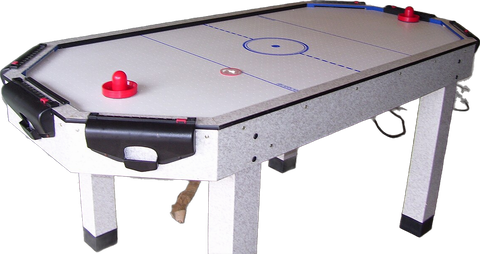
#> input picture images/air-hockey.webp, 480 x 254 px
$ python -i fetch_images.py   (imports and definitions only)
#> lines starting #> are read from the running program, lines starting #| are printed output that depends on the picture; after the words box and inside, x2 and y2 are one past the last pixel; in counts of white or black regions, pixels touching at a corner belong together
#> further down, picture is the input picture: PIL image 480x254 RGBA; mean R, G, B, A 108.4, 103.5, 108.7, 149.5
#!/usr/bin/env python3
"""Fetch a cut-out picture for every item in data/items.js that lacks one.

For each item with a "wiki" article and no image file yet, this takes the
article's lead photo from Wikimedia Commons, removes the background with
rembg, crops it to the subject and saves it as a lossless WebP at the item's
"image" path, plus a thumbnail. The photographer and licence go into
images/credits.json, since most Commons licences require a credit.

Run with uv, which fetches the dependencies:
  uv run --python 3.12 --with rembg --with onnxruntime --with pillow --with requests --with scipy tools/fetch_images.py
Pass item ids to redo just those, e.g. `... fetch_images.py sheep cat`.
To use a different photo, set "wiki" to another article, or put "File:Name.jpg"
to use a specific Commons file.
"""
import io
import json
import os
import re
import sys
import time

import numpy as np
import requests
from PIL import Image, ImageEnhance
from scipy import ndimage

sys.path.insert(0, os.path.dirname(os.path.abspath(__file__)))
from make_thumbs import make_thumb  # noqa: E402
from rembg import new_session, remove

ROOT = os.path.join(os.path.dirname(os.path.abspath(__file__)), "..")
UA = {"User-Agent": "BellWeightPosters/1.0 (bell poster generator; python-requests)"}
MAX_SIZE = 480


# [46 lines left out: functions get, load_items, lead_image_file, commons_info, not called in this run]


def tidy(img, opts=None):
    """Drop the faint haze and stray scraps background removal leaves behind,
    then crop to the subject. opts is an item's optional "cutout" settings:
      fillHoles: true   put back anything removed from inside the outline
                        (e.g. a laptop's shiny screen)
      rotate: 35        degrees anticlockwise
      brightness / contrast: 1.3   lighten or add contrast to a dull photo
    """
    opts = opts or {}
    alpha = np.array(img.getchannel("A"))
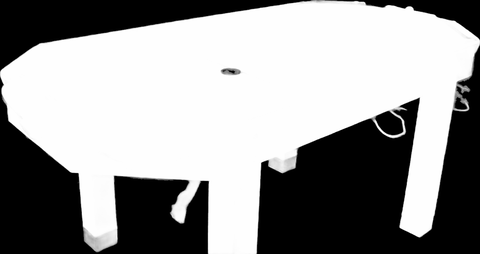
#> alpha: shape (254, 480); min 0, max 255, mean 149.5
    if opts.get("fillHoles"):
        inside = ndimage.binary_fill_holes(alpha > 128)
        alpha[inside] = np.maximum(alpha[inside], 255)
    alpha[alpha < 60] = 0
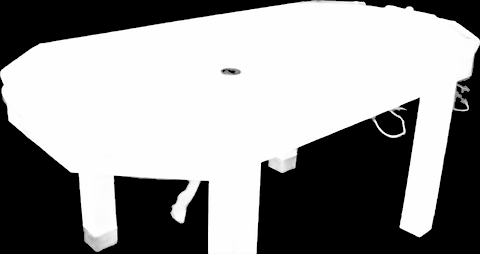
#> alpha: shape (254, 480); 2.18% of pixels changed, all inside (x1, y1, x2, y2) = (0, 0, 480, 254)
    # Keep the biggest solid shape, plus any other shape at least a fifth its size
    labels, n = ndimage.label(alpha > 128)
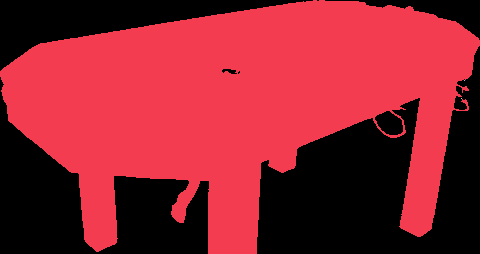
#> labels: shape (254, 480) int32; 4 distinct labels, from 0 to 3; one colour per label, 0 black
#> n = 3
    if n > 1:
        sizes = ndimage.sum(np.ones_like(labels), labels, range(1, n + 1))
#> sizes = [71939, 1, 1]
        keep = np.isin(labels, 1 + np.flatnonzero(sizes >= sizes.max() / 5))
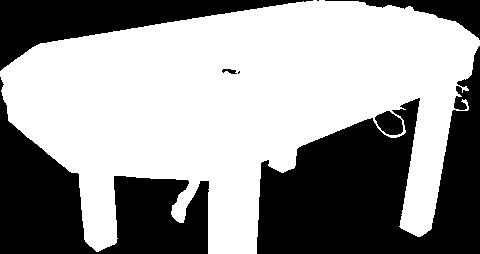
#> keep: shape (254, 480) bool; 59% white; 8 black regions (2 under 20 px), largest, box (x1, y1, x2, y2) and area: (257, 46, 480, 254) 24132, (0, 77, 209, 254) 15482, (0, 0, 313, 71) 8089, (325, 0, 480, 40) 1755, (375, 111, 403, 135) 471, (222, 69, 237, 74) 46
        near = ndimage.binary_dilation(keep, iterations=3)  # keep soft edges
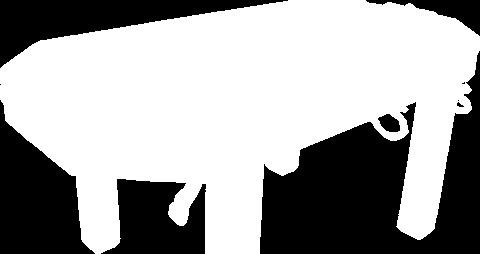
#> near: shape (254, 480) bool; 63.4% white; 10 black regions (4 under 20 px), largest, box (x1, y1, x2, y2) and area: (260, 51, 480, 254) 21880, (0, 100, 95, 254) 8409, (0, 0, 288, 68) 7175, (101, 179, 206, 254) 5526, (366, 0, 480, 36) 1358, (378, 114, 400, 132) 274
        alpha[~near] = 0
    alpha = Image.fromarray(alpha)
    img.putalpha(alpha)
    if opts.get("brightness") or opts.get("contrast"):
        rgb = img.convert("RGB")
        rgb = ImageEnhance.Brightness(rgb).enhance(opts.get("brightness", 1))
        rgb = ImageEnhance.Contrast(rgb).enhance(opts.get("contrast", 1))
        rgb.putalpha(alpha)
        img = rgb
    if opts.get("rotate"):
        img = img.rotate(opts["rotate"], resample=Image.BICUBIC, expand=True)
    bbox = img.getchannel("A").point(lambda a: 255 if a > 128 else 0).getbbox()
#> bbox = (0, 0, 480, 254)
    if bbox:
        img = img.crop(bbox)
    img.thumbnail((MAX_SIZE, MAX_SIZE), Image.LANCZOS)
    return img


def cut_out(data, session, opts=None):
    return tidy(remove(Image.open(io.BytesIO(data)).convert("RGB"), session=session), opts)


# [39 lines left out: function main, not called in this run]


# [2 lines not run here, left out]

>>> from PIL import Image
>>> picture = Image.open('../images/air-hockey.webp')
>>> result = tidy(picture)
